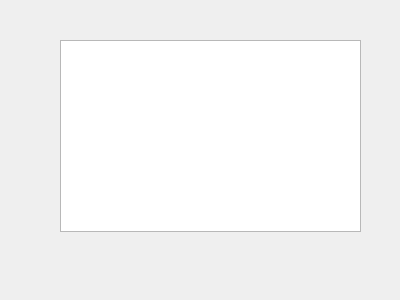
<?xml version="1.0" encoding="UTF-8"?>
<ui version="4.0">
 <class>Dialog</class>
 <widget class="QDialog" name="Dialog">
  <property name="geometry">
   <rect>
    <x>0</x>
    <y>0</y>
    <width>400</width>
    <height>300</height>
   </rect>
  </property>
  <property name="windowTitle">
   <string>Dialog</string>
  </property>
  <widget class="QTableView" name="tableView">
   <property name="geometry">
    <rect>
     <x>60</x>
     <y>40</y>
     <width>301</width>
     <height>192</height>
    </rect>
   </property>
  </widget>
 </widget>
 <resources/>
 <connections/>
</ui>
